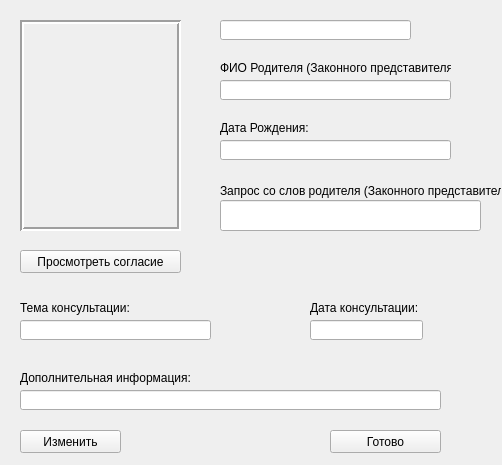
<?xml version="1.0" encoding="UTF-8"?>
<ui version="4.0">
 <class>Form</class>
 <widget class="QWidget" name="Form">
  <property name="geometry">
   <rect>
    <x>0</x>
    <y>0</y>
    <width>502</width>
    <height>465</height>
   </rect>
  </property>
  <property name="windowTitle">
   <string>Form</string>
  </property>
  <widget class="QLabel" name="agreement">
   <property name="geometry">
    <rect>
     <x>20</x>
     <y>20</y>
     <width>161</width>
     <height>211</height>
    </rect>
   </property>
   <property name="frameShape">
    <enum>QFrame::Box</enum>
   </property>
   <property name="frameShadow">
    <enum>QFrame::Sunken</enum>
   </property>
   <property name="lineWidth">
    <number>2</number>
   </property>
   <property name="text">
    <string/>
   </property>
   <property name="alignment">
    <set>Qt::AlignCenter</set>
   </property>
  </widget>
  <widget class="QLabel" name="label_2">
   <property name="geometry">
    <rect>
     <x>220</x>
     <y>60</y>
     <width>231</width>
     <height>16</height>
    </rect>
   </property>
   <property name="text">
    <string>ФИО Родителя (Законного представителя):</string>
   </property>
  </widget>
  <widget class="QLineEdit" name="perantName">
   <property name="geometry">
    <rect>
     <x>220</x>
     <y>80</y>
     <width>231</width>
     <height>20</height>
    </rect>
   </property>
   <property name="readOnly">
    <bool>true</bool>
   </property>
  </widget>
  <widget class="QLineEdit" name="childName">
   <property name="geometry">
    <rect>
     <x>220</x>
     <y>20</y>
     <width>191</width>
     <height>20</height>
    </rect>
   </property>
   <property name="readOnly">
    <bool>true</bool>
   </property>
  </widget>
  <widget class="QLabel" name="label_3">
   <property name="geometry">
    <rect>
     <x>220</x>
     <y>120</y>
     <width>91</width>
     <height>16</height>
    </rect>
   </property>
   <property name="text">
    <string>Дата Рождения:</string>
   </property>
  </widget>
  <widget class="QLineEdit" name="childBothDay">
   <property name="geometry">
    <rect>
     <x>220</x>
     <y>140</y>
     <width>231</width>
     <height>20</height>
    </rect>
   </property>
   <property name="readOnly">
    <bool>true</bool>
   </property>
  </widget>
  <widget class="QLabel" name="label_4">
   <property name="geometry">
    <rect>
     <x>220</x>
     <y>180</y>
     <width>281</width>
     <height>21</height>
    </rect>
   </property>
   <property name="text">
    <string>Запрос со слов родителя (Законного представителя):</string>
   </property>
  </widget>
  <widget class="QLineEdit" name="perantAsk">
   <property name="geometry">
    <rect>
     <x>220</x>
     <y>200</y>
     <width>261</width>
     <height>31</height>
    </rect>
   </property>
   <property name="readOnly">
    <bool>true</bool>
   </property>
  </widget>
  <widget class="QLabel" name="label_5">
   <property name="geometry">
    <rect>
     <x>20</x>
     <y>300</y>
     <width>241</width>
     <height>16</height>
    </rect>
   </property>
   <property name="text">
    <string>Тема консультации:</string>
   </property>
  </widget>
  <widget class="QLineEdit" name="konsTheam">
   <property name="geometry">
    <rect>
     <x>20</x>
     <y>320</y>
     <width>191</width>
     <height>20</height>
    </rect>
   </property>
   <property name="readOnly">
    <bool>true</bool>
   </property>
  </widget>
  <widget class="QLabel" name="label_6">
   <property name="geometry">
    <rect>
     <x>310</x>
     <y>300</y>
     <width>141</width>
     <height>16</height>
    </rect>
   </property>
   <property name="text">
    <string>Дата консультации:</string>
   </property>
  </widget>
  <widget class="QLineEdit" name="KonsDate">
   <property name="geometry">
    <rect>
     <x>310</x>
     <y>320</y>
     <width>113</width>
     <height>20</height>
    </rect>
   </property>
   <property name="readOnly">
    <bool>true</bool>
   </property>
  </widget>
  <widget class="QLabel" name="label_7">
   <property name="geometry">
    <rect>
     <x>20</x>
     <y>370</y>
     <width>171</width>
     <height>16</height>
    </rect>
   </property>
   <property name="text">
    <string>Дополнительная информация:</string>
   </property>
  </widget>
  <widget class="QLineEdit" name="moreInfo">
   <property name="geometry">
    <rect>
     <x>20</x>
     <y>390</y>
     <width>421</width>
     <height>20</height>
    </rect>
   </property>
   <property name="readOnly">
    <bool>true</bool>
   </property>
  </widget>
  <widget class="QPushButton" name="OKButton">
   <property name="geometry">
    <rect>
     <x>330</x>
     <y>430</y>
     <width>111</width>
     <height>23</height>
    </rect>
   </property>
   <property name="text">
    <string>Готово</string>
   </property>
  </widget>
  <widget class="QPushButton" name="editButton">
   <property name="geometry">
    <rect>
     <x>20</x>
     <y>430</y>
     <width>101</width>
     <height>23</height>
    </rect>
   </property>
   <property name="text">
    <string>Изменить</string>
   </property>
  </widget>
  <widget class="QPushButton" name="showAgreementBtn">
   <property name="enabled">
    <bool>true</bool>
   </property>
   <property name="geometry">
    <rect>
     <x>20</x>
     <y>250</y>
     <width>161</width>
     <height>23</height>
    </rect>
   </property>
   <property name="text">
    <string>Просмотреть согласие</string>
   </property>
  </widget>
 </widget>
 <resources/>
 <connections/>
</ui>
